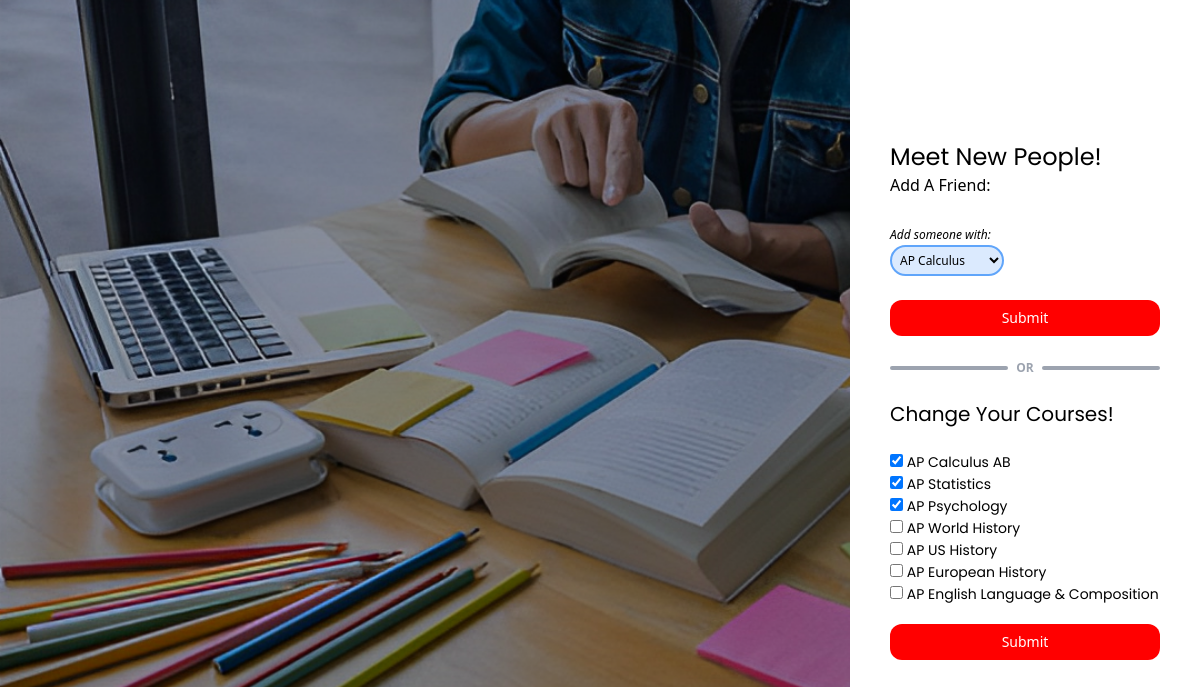
/add (signed in), run on an earlier commit of the app's database.
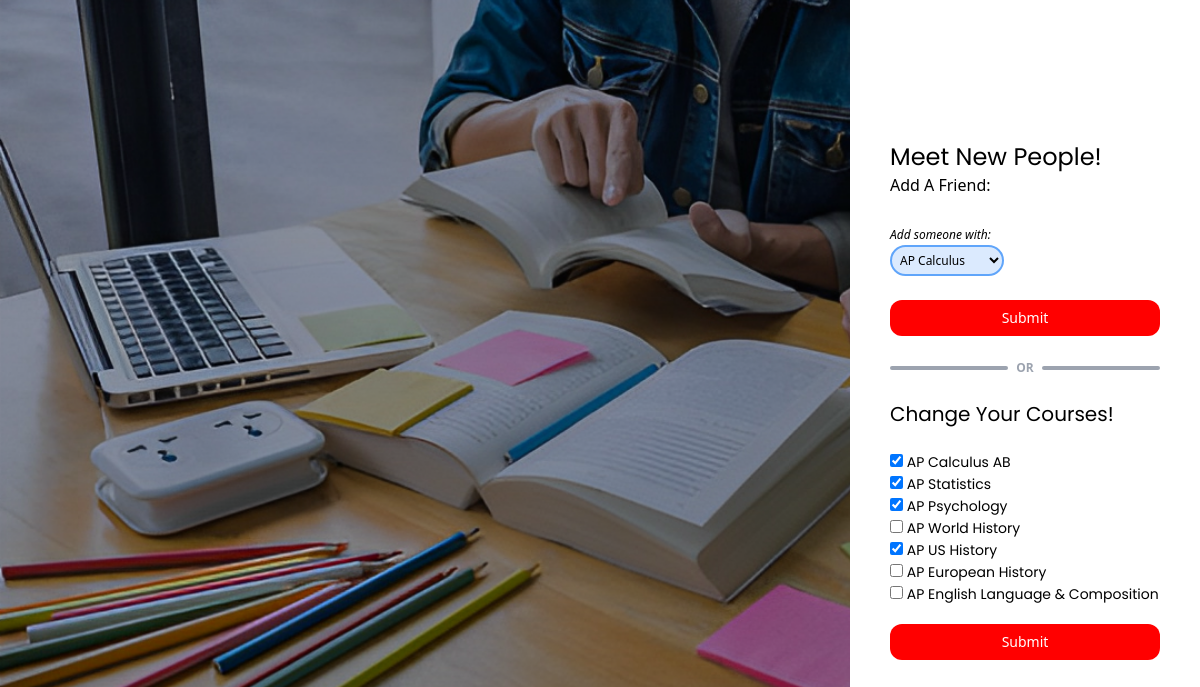
And on a later commit of the database.
### packages/models.py (models this page shows, shortened)
class Users(database.Model):
    id = database.Column("id", database.Integer, primary_key=True)
    name = database.Column(database.String(100))
    email = database.Column(database.String(100))
    password = database.Column(database.String(100))
    courses = database.Column(database.JSON)
    chatrooms = database.relationship('Chatroom', secondary=user_chatroom_association, back_populates='users')
    chatroom_ordering = database.Column(database.JSON)
    @staticmethod
    def get_user(email=None, id=None):
        if email:
            return Users.query.filter_by(email=email).first()
        if id:
            return Users.query.filter_by(id=id).first()

### app.py (the view, shortened to what this page needs)
@app.route("/add")
@app.route("/add/<type>", methods=["GET", "POST"])
@logged_in
def add(type=None):
    email = flask.session.get("email")
    user = Users.get_user(email=email)
    return flask.render_template("add.html", user=user)

### packages/backend.py (called while the page is built)
def logged_in(f):
    @wraps(f)
    def validator(*args, **kwargs):
        if flask.session.get("email"):
            return f(*args, **kwargs)
        else:
            return flask.redirect("/")
    return validator

### templates/add.html (shortened to what this page needs)
<!DOCTYPE html>
<html lang="en">
<head>
    <link href="../static/css/output.css" rel="stylesheet">
</head>
<body>
    <div class="flex flex-row-reverse h-100vh w-full items-center">
        <div class="bg-white h-screen w-[350px] px-10 flex flex-col justify-center">
            <p class="font-poppins text-2xl">Meet New People!</p>
            <p>Add A Friend:</p>
            <br>
            <div class="">
                <form action="/add/friend" method="post">
                    <label for="course" class="text-xs italic">Add someone with:</label>
                    <br>
                    <select name="course" id="course" class="bg-blue-100 border-blue-400 border-2 p-1 rounded-full text-xs w-min">
                        {% for course in user.courses %}
                            <option value="{{ course }}" class="text-sm">{{ course }}</option>
                        {% endfor %}
                    </select>
                    <br>
                    <br>
                    <input class="bg-black text-white text-sm rounded-xl w-full px-2 py-2" type="submit">
                    <br>
                    <br>
                </form>
            </div>
            <div class="flex flex-row text-xs items-center space-x-2">
                <div class="grow bg-gray-400 p-0.5 rounded-full"></div>
                <div class="text-gray-400 font-bold">OR</div>
                <div class="grow bg-gray-400 h-px p-0.5 rounded-full"></div>
            </div>
            <br>
            <p class="font-poppins text-xl">Change Your Courses!</p>
            <div>
                <form action="/add/courses" method="post">
                    <br>
                    <div class="text-sm font-poppins flex-col space-y-1">
                        <input name="courses" type="checkbox" value="AP Calculus" id="AP_Calculus" {% if "AP Calculus" in user.courses %}checked{% endif %}>
                        <label for="AP_Calculus">AP Calculus AB</label><br>
                        <input name="courses" type="checkbox" value="AP Statistics" id="AP_Statistics" {% if "AP Statistics" in user.courses %}checked{% endif %}>
                        <label for="AP_Statistics">AP Statistics</label><br>
                        <input name="courses" type="checkbox" value="AP Psychology" id="AP Psychology" {% if "AP Psychology" in user.courses %}checked{% endif %}>
                        <label for="AP Psychology">AP Psychology</label><br>
                        <input name="courses" type="checkbox" value="AP World History" id="AP World History" {% if "AP World History" in user.courses %}checked{% endif %}>
                        <label for="AP World History">AP World History</label><br>
                        <input name="courses" type="checkbox" value="AP US History" id="AP US History" {% if "AP US History" in user.courses %}checked{% endif %}>
                        <label for >AP US History</label><br>
                        <input name="courses" type="checkbox" value="AP European History" id="AP European History" {% if "AP European History" in user.courses %}checked{% endif %}>
                        <label>AP European History</label><br>
                        <input name="courses" type="checkbox" value="AP English Language & Composition" id="AP English Language & Composition" {% if "AP English Language & Composition" in user.courses %}checked{% endif %}>
                        <label for="AP English Language & Composition">AP English Language & Composition</label><br><br>
                    </div>
                    <input class="bg-black text-white text-sm rounded-xl w-full px-2 py-2" type="submit">
                </form>
            </div>
        </div>
    </div>
</body>
</html>

What changed in the data, as far as the page shows it:
changed Users "AP Calculus": courses "☐" → "☑"
